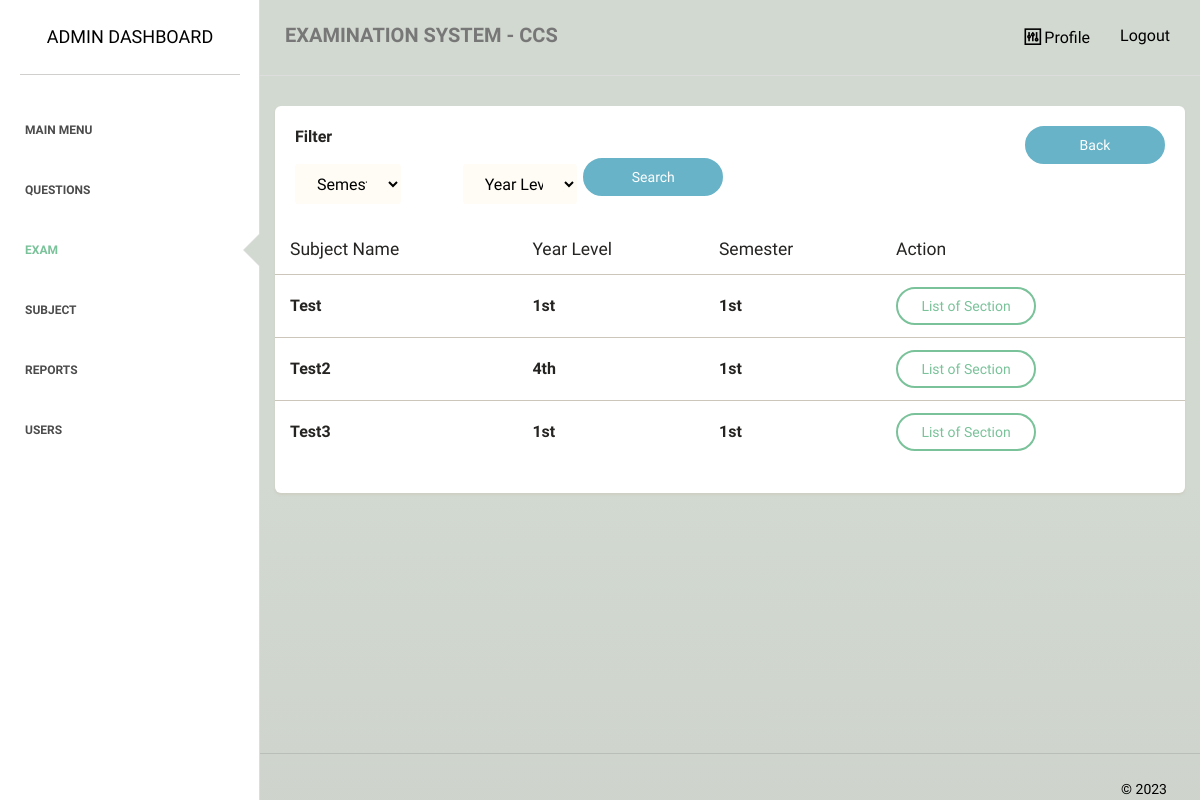
/admin/exams/list.php, run on an earlier commit of the app's database.
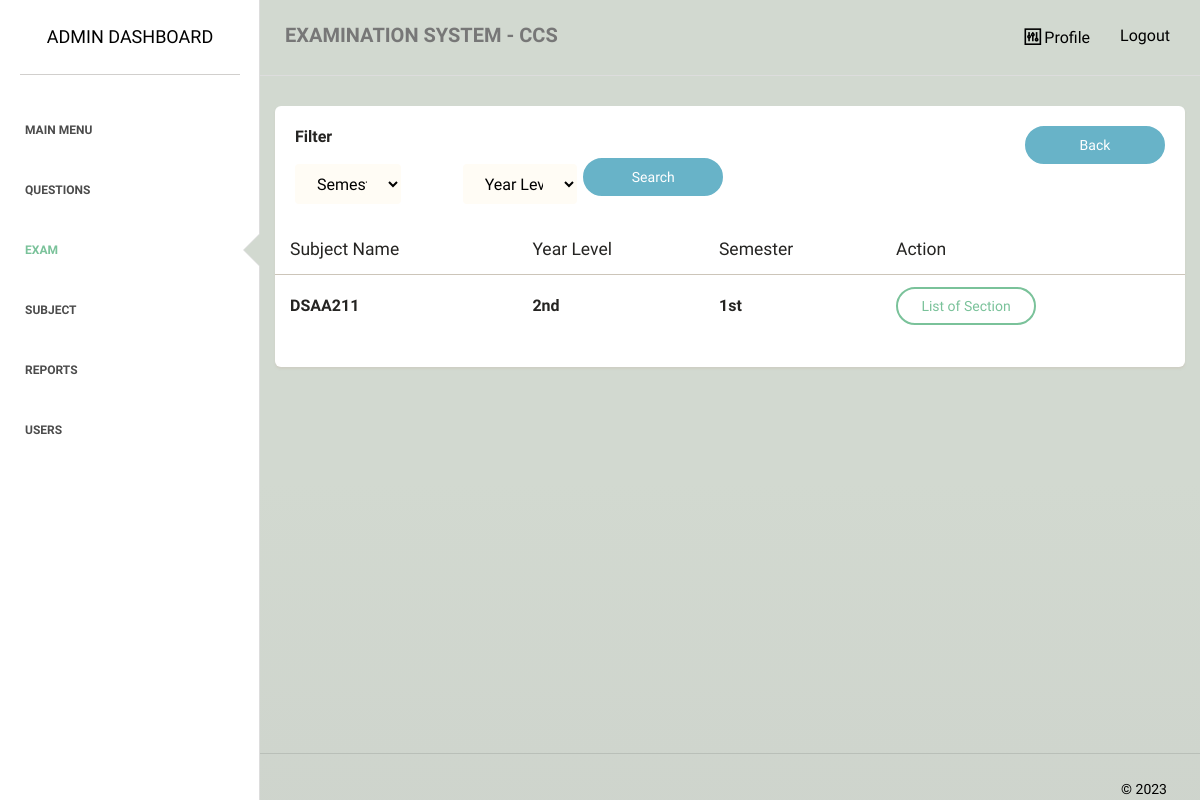
And on a later commit of the database.
### tables this page shows
CREATE TABLE `subject` (
  `subject_id` int(255) NOT NULL,
  `subject_name` varchar(255) NOT NULL,
  `num_of_student` varchar(255) NOT NULL,
  `rnd_id` varchar(255) NOT NULL,
  `list_of_student` varchar(2000) NOT NULL,
  `semester` varchar(5) NOT NULL,
  `yearlevel` varchar(5) NOT NULL
);

### admin/exams/list.php (the view, shortened to what the changed rows need)
<?php
require_once "../../dbconnect.php";
$search1 = $_GET['search1'] ?? '';
$search2 = $_GET['search2'] ?? '';
if ($search1 && $search2) {
    $statement = $pdo->prepare('SELECT s.*, (select count(*) from enrolled_student e where e.subject_id = s.rnd_id) as number_of_stud,
    (select count(*) from prof_subjects p where p.subject_id = s.rnd_id) as number_of_prof FROM subject s WHERE semester like :semester and yearlevel like :yearlevel');
    $statement->bindValue(':semester', "%$search1%");
    $statement->bindValue(':yearlevel', "%$search2%");
} else {
    $statement = $pdo->prepare('SELECT s.*, (select count(*) from enrolled_student e where e.subject_id = s.rnd_id) as number_of_stud,
    (select count(*) from prof_subjects p where p.subject_id = s.rnd_id) as number_of_prof FROM subject s');
}
$statement->execute();
$procdata = $statement->fetchAll(PDO::FETCH_ASSOC);
?>
<!doctype html>
<html lang="en">
<head>
    <link href="../../assets/css/main.css" rel="stylesheet" />
    <link href="../../assets/css/animate.css" rel="stylesheet"/>
    <link href="../../assets/css/paper-dashboard.css" rel="stylesheet"/>
    <link href="../../assets/css/demo.css" rel="stylesheet" />
    <link href="http://maxcdn.bootstrapcdn.com/font-awesome/latest/css/font-awesome.min.css" rel="stylesheet">
    <link href="../../assets/css/themify-icons.css" rel="stylesheet">
</head>
<body>
<div class="wrapper">
    <div class="main-panel">
        <div class="content">
            <div class="container-fluid">
                <div class="row">
                    <div class="">
                        <div class="card ">
                            <div class="content table-responsive table-full-width">
                                <table class="table">
                                    <thead>
                                    	<th>Subject Name</th>
                                    	<th>Year Level</th>
                                    	<th>Semester</th>
                                    	<th>Action</th>
                                    </thead>
                                    <tbody>
                                        <?php foreach ($procdata as $i => $item): ?>
                                        <tr>
                                        	<td style="font-size:medium;"><b><?php echo $item['subject_name']; ?></b></td>
                                        	<td style="font-size:medium;"><b><?php echo $item['yearlevel']; ?></b></td>
                                        	<td style="font-size:medium;"><b><?php echo $item['semester']; ?></b></td>
                                            <td style="text-align:left;">
                                                <a href="section.php?id=<?php echo $item['rnd_id']; ?>" class="btn btn-success btn-wd">List of Section</a>
                                            </td>
                                        </tr>
                                        <?php endforeach;?>
                                    </tbody>
                                </table>
                            </div>
                        </div>
                    </div>
                </div>
            </div>
        </div>
    </div>
</div>
</body>
</html>

What changed in the data, as far as the page shows it:
removed subject: subject_name "Test", yearlevel "1st", semester "1st"
removed subject: subject_name "Test2", yearlevel "4th", semester "1st"
removed subject: subject_name "Test3", yearlevel "1st", semester "1st"
added subject: subject_name "DSAA211", yearlevel "2nd", semester "1st"
